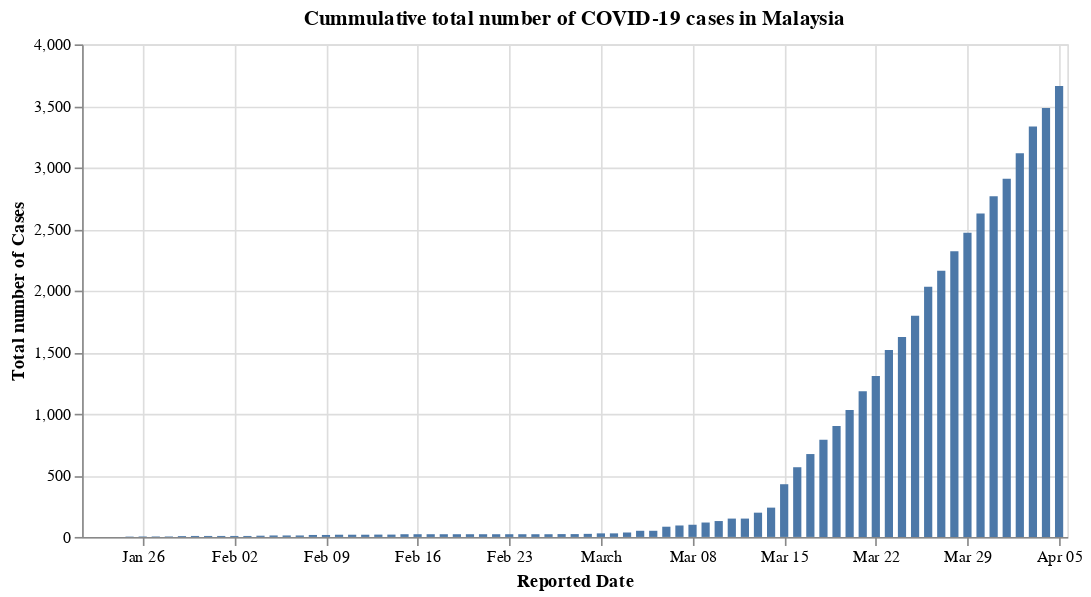

This figure's notebook cell:
### Code cell
#hide_input
df_confirmed_my = df_confirmed[df_confirmed['Country'] == 'Malaysia'].rename(columns={'Cases': 'Total number of Cases', 'Date': 'Reported Date'})

alt.Chart(df_confirmed_my).mark_bar().encode(
    x='Reported Date:T',
    y='Total number of Cases:Q'
).properties(
    width=600,
    title='Cummulative total number of COVID-19 cases in Malaysia'
)

### Figure 1 — Vega-Lite specification as saved in the notebook (floating-point values rounded to 4 significant figures)
{"config": {"view": {"continuousWidth": 400, "continuousHeight": 300}}, "data": {"name": "data-09d42c7ac71726dd656d474b420e3f94"}, "mark": "bar", "encoding": {"x": {"type": "temporal", "field": "Reported Date"}, "y": {"type": "quantitative", "field": "Total number of Cases"}}, "title": "Cummulative total number of COVID-19 cases in Malaysia", "width": 600, "$schema": "https://vega.github.io/schema/vega-lite/v4.0.2.json", "datasets": {"data-09d42c7ac71726dd656d474b420e3f94": [{"Country": "Malaysia", "Reported Date": "2020-01-22T00:00:00", "Total number of Cases": 0}, {"Country": "Malaysia", "Reported Date": "2020-01-23T00:00:00", "Total number of Cases": 0}, {"Country": "Malaysia", "Reported Date": "2020-01-24T00:00:00", "Total number of Cases": 0}, {"Country": "Malaysia", "Reported Date": "2020-01-25T00:00:00", "Total number of Cases": 3}, {"Country": "Malaysia", "Reported Date": "2020-01-26T00:00:00", "Total number of Cases": 4}, {"Country": "Malaysia", "Reported Date": "2020-01-27T00:00:00", "Total number of Cases": 4}, {"Country": "Malaysia", "Reported Date": "2020-01-28T00:00:00", "Total number of Cases": 4}, {"Country": "Malaysia", "Reported Date": "2020-01-29T00:00:00", "Total number of Cases": 7}, {"Country": "Malaysia", "Reported Date": "2020-01-30T00:00:00", "Total number of Cases": 8}, {"Country": "Malaysia", "Reported Date": "2020-01-31T00:00:00", "Total number of Cases": 8}, {"Country": "Malaysia", "Reported Date": "2020-02-01T00:00:00", "Total number of Cases": 8}, {"Country": "Malaysia", "Reported Date": "2020-02-02T00:00:00", "Total number of Cases": 8}, {"Country": "Malaysia", "Reported Date": "2020-02-03T00:00:00", "Total number of Cases": 8}, {"Country": "Malaysia", "Reported Date": "2020-02-04T00:00:00", "Total number of Cases": 10}, {"Country": "Malaysia", "Reported Date": "2020-02-05T00:00:00", "Total number of Cases": 12}, {"Country": "Malaysia", "Reported Date": "2020-02-06T00:00:00", "Total number of Cases": 12}, {"Country": "Malaysia", "Reported Date": "2020-02-07T00:00:00", "Total number of Cases": 12}, {"Country": "Malaysia", "Reported Date": "2020-02-08T00:00:00", "Total number of Cases": 16}, {"Country": "Malaysia", "Reported Date": "2020-02-09T00:00:00", "Total number of Cases": 16}, {"Country": "Malaysia", "Reported Date": "2020-02-10T00:00:00", "Total number of Cases": 18}, {"Country": "Malaysia", "Reported Date": "2020-02-11T00:00:00", "Total number of Cases": 18}, {"Country": "Malaysia", "Reported Date": "2020-02-12T00:00:00", "Total number of Cases": 18}, {"Country": "Malaysia", "Reported Date": "2020-02-13T00:00:00", "Total number of Cases": 19}, {"Country": "Malaysia", "Reported Date": "2020-02-14T00:00:00", "Total number of Cases": 19}, {"Country": "Malaysia", "Reported Date": "2020-02-15T00:00:00", "Total number of Cases": 22}, {"Country": "Malaysia", "Reported Date": "2020-02-16T00:00:00", "Total number of Cases": 22}, {"Country": "Malaysia", "Reported Date": "2020-02-17T00:00:00", "Total number of Cases": 22}, {"Country": "Malaysia", "Reported Date": "2020-02-18T00:00:00", "Total number of Cases": 22}, {"Country": "Malaysia", "Reported Date": "2020-02-19T00:00:00", "Total number of Cases": 22}, {"Country": "Malaysia", "Reported Date": "2020-02-20T00:00:00", "Total number of Cases": 22}, {"Country": "Malaysia", "Reported Date": "2020-02-21T00:00:00", "Total number of Cases": 22}, {"Country": "Malaysia", "Reported Date": "2020-02-22T00:00:00", "Total number of Cases": 22}, {"Country": "Malaysia", "Reported Date": "2020-02-23T00:00:00", "Total number of Cases": 22}, {"Country": "Malaysia", "Reported Date": "2020-02-24T00:00:00", "Total number of Cases": 22}, {"Country": "Malaysia", "Reported Date": "2020-02-25T00:00:00", "Total number of Cases": 22}, {"Country": "Malaysia", "Reported Date": "2020-02-26T00:00:00", "Total number of Cases": 22}, {"Country": "Malaysia", "Reported Date": "2020-02-27T00:00:00", "Total number of Cases": 23}, {"Country": "Malaysia", "Reported Date": "2020-02-28T00:00:00", "Total number of Cases": 23}, {"Country": "Malaysia", "Reported Date": "2020-02-29T00:00:00", "Total number of Cases": 25}, {"Country": "Malaysia", "Reported Date": "2020-03-01T00:00:00", "Total number of Cases": 29}, {"Country": "Malaysia", "Reported Date": "2020-03-02T00:00:00", "Total number of Cases": 29}, {"Country": "Malaysia", "Reported Date": "2020-03-03T00:00:00", "Total number of Cases": 36}, {"Country": "Malaysia", "Reported Date": "2020-03-04T00:00:00", "Total number of Cases": 50}, {"Country": "Malaysia", "Reported Date": "2020-03-05T00:00:00", "Total number of Cases": 50}, {"Country": "Malaysia", "Reported Date": "2020-03-06T00:00:00", "Total number of Cases": 83}, {"Country": "Malaysia", "Reported Date": "2020-03-07T00:00:00", "Total number of Cases": 93}, {"Country": "Malaysia", "Reported Date": "2020-03-08T00:00:00", "Total number of Cases": 99}, {"Country": "Malaysia", "Reported Date": "2020-03-09T00:00:00", "Total number of Cases": 117}, {"Country": "Malaysia", "Reported Date": "2020-03-10T00:00:00", "Total number of Cases": 129}, {"Country": "Malaysia", "Reported Date": "2020-03-11T00:00:00", "Total number of Cases": 149}, {"Country": "Malaysia", "Reported Date": "2020-03-12T00:00:00", "Total number of Cases": 149}, {"Country": "Malaysia", "Reported Date": "2020-03-13T00:00:00", "Total number of Cases": 197}, {"Country": "Malaysia", "Reported Date": "2020-03-14T00:00:00", "Total number of Cases": 238}, {"Country": "Malaysia", "Reported Date": "2020-03-15T00:00:00", "Total number of Cases": 428}, {"Country": "Malaysia", "Reported Date": "2020-03-16T00:00:00", "Total number of Cases": 566}, {"Country": "Malaysia", "Reported Date": "2020-03-17T00:00:00", "Total number of Cases": 673}, {"Country": "Malaysia", "Reported Date": "2020-03-18T00:00:00", "Total number of Cases": 790}, {"Country": "Malaysia", "Reported Date": "2020-03-19T00:00:00", "Total number of Cases": 900}, {"Country": "Malaysia", "Reported Date": "2020-03-20T00:00:00", "Total number of Cases": 1030}, {"Country": "Malaysia", "Reported Date": "2020-03-21T00:00:00", "Total number of Cases": 1183}, {"Country": "Malaysia", "Reported Date": "2020-03-22T00:00:00", "Total number of Cases": 1306}, {"Country": "Malaysia", "Reported Date": "2020-03-23T00:00:00", "Total number of Cases": 1518}, {"Country": "Malaysia", "Reported Date": "2020-03-24T00:00:00", "Total number of Cases": 1624}, {"Country": "Malaysia", "Reported Date": "2020-03-25T00:00:00", "Total number of Cases": 1796}, {"Country": "Malaysia", "Reported Date": "2020-03-26T00:00:00", "Total number of Cases": 2031}, {"Country": "Malaysia", "Reported Date": "2020-03-27T00:00:00", "Total number of Cases": 2161}, {"Country": "Malaysia", "Reported Date": "2020-03-28T00:00:00", "Total number of Cases": 2320}, {"Country": "Malaysia", "Reported Date": "2020-03-29T00:00:00", "Total number of Cases": 2470}, {"Country": "Malaysia", "Reported Date": "2020-03-30T00:00:00", "Total number of Cases": 2626}, {"Country": "Malaysia", "Reported Date": "2020-03-31T00:00:00", "Total number of Cases": 2766}, {"Country": "Malaysia", "Reported Date": "2020-04-01T00:00:00", "Total number of Cases": 2908}, {"Country": "Malaysia", "Reported Date": "2020-04-02T00:00:00", "Total number of Cases": 3116}, {"Country": "Malaysia", "Reported Date": "2020-04-03T00:00:00", "Total number of Cases": 3333}, {"Country": "Malaysia", "Reported Date": "2020-04-04T00:00:00", "Total number of Cases": 3483}, {"Country": "Malaysia", "Reported Date": "2020-04-05T00:00:00", "Total number of Cases": 3662}]}}
